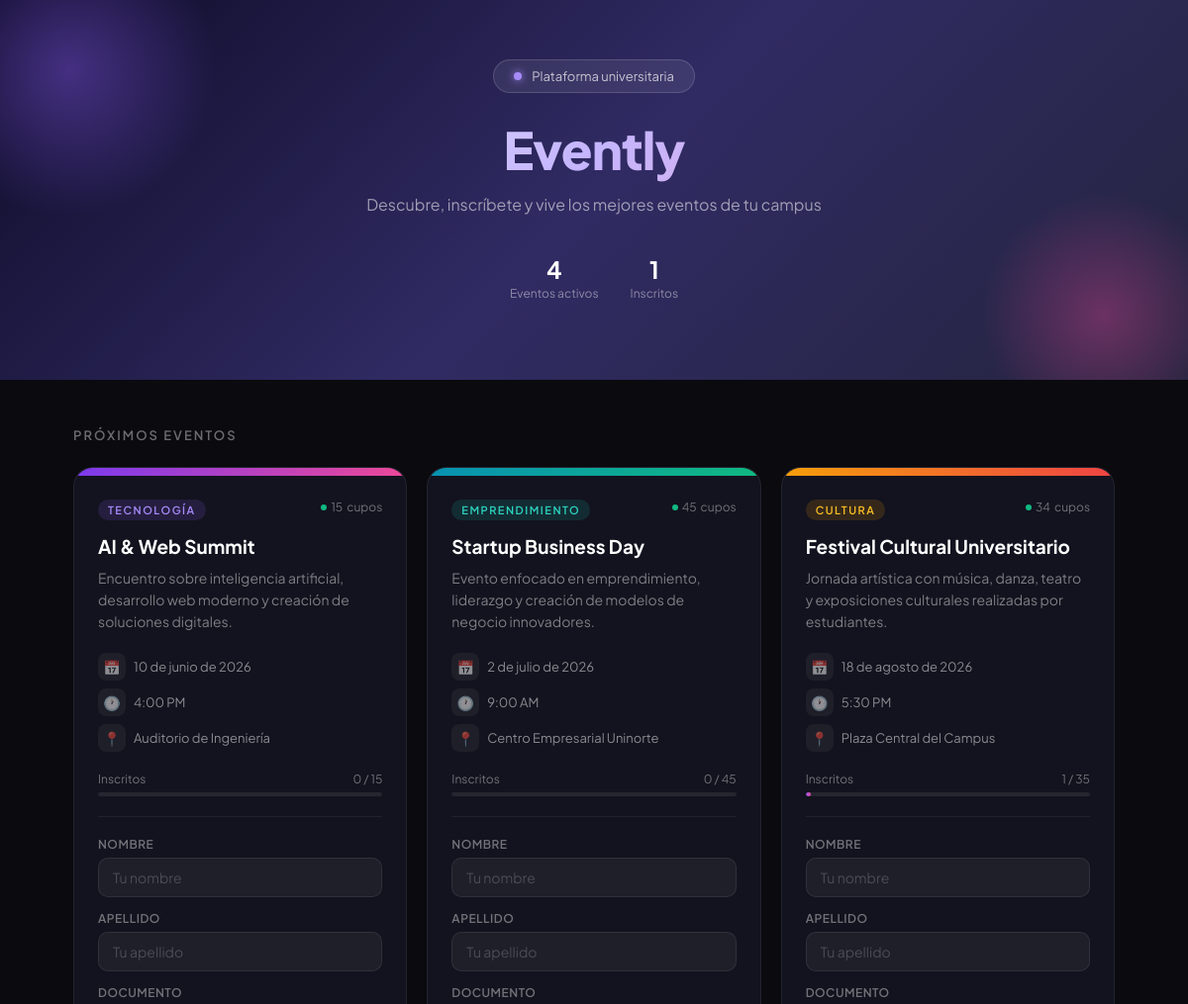
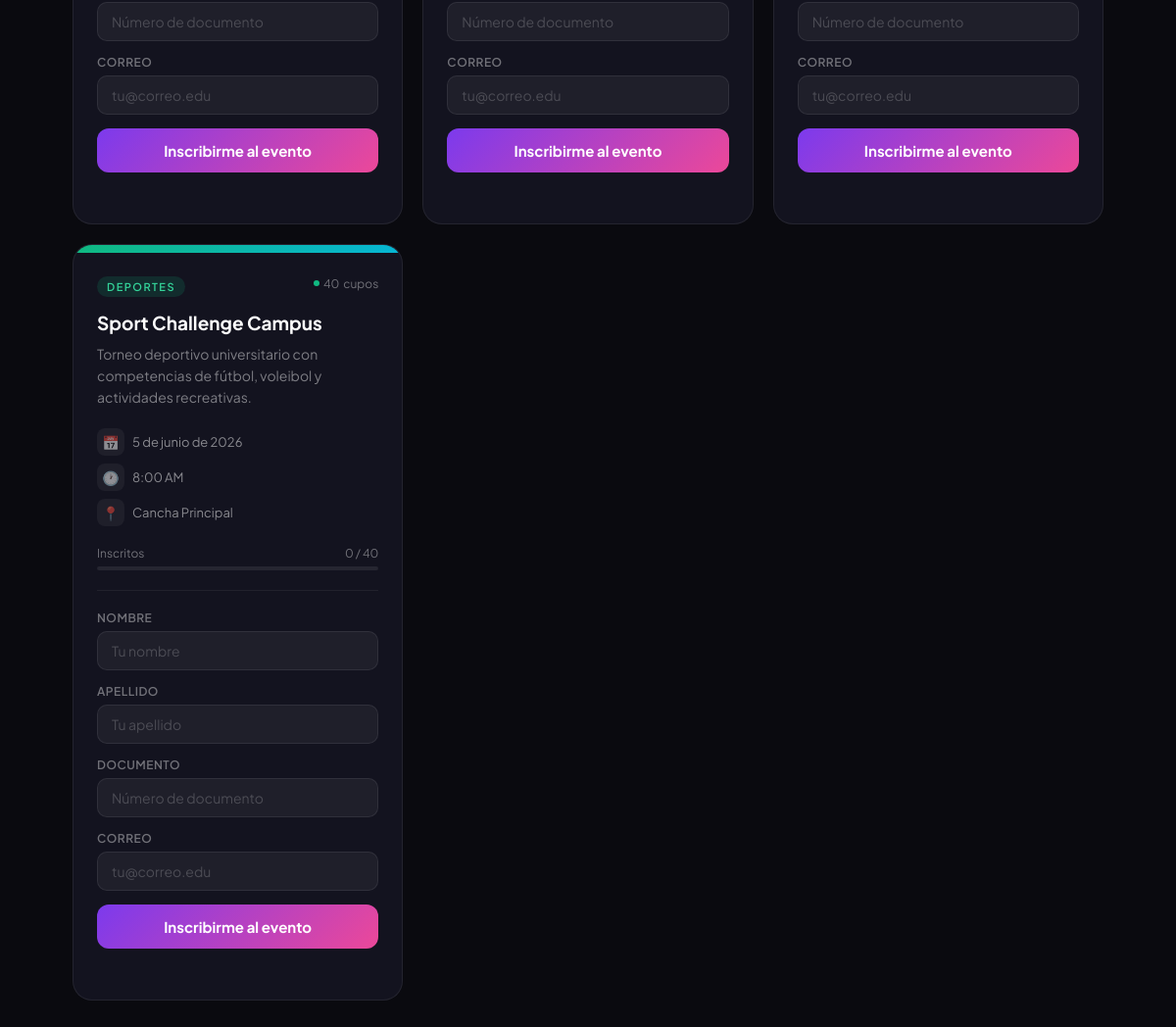
The page / on the database its author committed (2 pictures, top to bottom).
### models/event.py (models this page shows)
class Event(Base):
    __tablename__ = "events"
    id = Column(Integer, primary_key=True, index=True)
    title = Column(String, index=True)
    description = Column(String)
    location = Column(String)
    category = Column(String)
    capacity = Column(Integer)
    event_date = Column(Date)
    event_time = Column(Time)
    registrations = relationship(
        "Registration",
        back_populates="event",
        cascade="all, delete-orphan"
    )

### main.py (the view)
@app.get("/", response_class=HTMLResponse)
def home(request: Request):
    db = SessionLocal()
    events = db.query(Event).all()
    registration_counts = db.query(
        Registration.event_id,
        func.count(Registration.id).label("registered_count")
    ).group_by(Registration.event_id).all()
    registration_counts = {
        event_id: count for event_id, count in registration_counts
    }
    db.close()
    return templates.TemplateResponse(
        request,
        "index.html",
        {
            "events": events,
            "registration_counts": registration_counts
        }
    )

### templates/index.html (shortened to what this page needs)
<!DOCTYPE html>
<html lang="es">
<head>
</head>
<body>
<header class="ev-header">
    <div class="ev-logo"><span></span> Plataforma universitaria</div>
    <h1 class="ev-title">Evently</h1>
    <p class="ev-subtitle">Descubre, inscríbete y vive los mejores eventos de tu campus</p>
    <div class="ev-stats">
        <div class="ev-stat">
            <div class="ev-stat-num">{{ events|length }}</div>
            <div class="ev-stat-label">Eventos activos</div>
        </div>
        <div class="ev-stat">
            <div class="ev-stat-num">{{ registration_counts.values()|sum }}</div>
            <div class="ev-stat-label">Inscritos</div>
        </div>
    </div>
</header>
<div class="ev-container">
    {% if events %}
    <p class="ev-section-title">Próximos eventos</p>
    <div class="ev-grid">
        {% for event in events %}
        {% set registered = registration_counts.get(event.id, 0) %}
        {% set available = event.capacity - registered %}
        {% set pct = (registered / event.capacity * 100) | int if event.capacity > 0 else 0 %}
        {% set colors = ['purple','teal','amber','green','pink'] %}
        {% set color = colors[loop.index0 % 5] %}
        <div class="ev-card"
             data-event-id="{{ event.id }}"
             data-event-capacity="{{ event.capacity }}"
             data-event-registered="{{ registered }}"
             data-event-date="{{ event.event_date or '' }}"
             data-event-time="{{ event.event_time or '' }}">
            <div class="ev-card-banner {{ color }}"></div>
            <div class="ev-card-body">
                <div class="ev-card-top">
                    <span class="ev-category {{ color }}">{{ event.category }}</span>
                    <span class="ev-cupos">
                        <span class="ev-cupos-dot {% if available <= 5 %}low{% endif %} {% if available <= 0 %}full{% endif %}"></span>
                        <span class="available-count">{{ available }}</span> cupos
                    </span>
                </div>
                <h2 class="ev-card-title">{{ event.title }}</h2>
                <p class="ev-card-desc">{{ event.description }}</p>
                <div class="ev-card-meta">
                    <div class="ev-meta-item">
                        <div class="ev-meta-icon">📅</div>
                        <span class="event-date-display">{% if event.event_date %}{{ event.event_date }}{% else %}No definida{% endif %}</span>
                    </div>
                    <div class="ev-meta-item">
                        <div class="ev-meta-icon">🕐</div>
                        <span class="event-time-display">{% if event.event_time %}{{ event.event_time }}{% else %}No definida{% endif %}</span>
                    </div>
                    <div class="ev-meta-item">
                        <div class="ev-meta-icon">📍</div>
                        <span>{{ event.location }}</span>
                    </div>
                </div>
                <div class="ev-progress-wrap">
                    <div class="ev-progress-label">
                        <span>Inscritos</span>
                        <span><span class="registered-count">{{ registered }}</span> / {{ event.capacity }}</span>
                    </div>
                    <div class="ev-progress-bar">
                        <div class="ev-progress-fill" style="width: {{ pct }}%;"></div>
                    </div>
                </div>
                <div class="ev-divider"></div>
                <form class="registration-form">
                    <div class="ev-form-group">
                        <label>Nombre</label>
                        <input type="text" name="first_name" placeholder="Tu nombre" required>
                    </div>
                    <div class="ev-form-group">
                        <label>Apellido</label>
                        <input type="text" name="last_name" placeholder="Tu apellido" required>
                    </div>
                    <div class="ev-form-group">
                        <label>Documento</label>
                        <input type="text" name="document_id" placeholder="Número de documento" required>
                    </div>
                    <div class="ev-form-group">
                        <label>Correo</label>
                        <input type="email" name="email" placeholder="tu@correo.edu" required>
                    </div>
                    <button type="submit" class="ev-btn">Inscribirme al evento</button>
                </form>
                <div class="ev-msg" aria-live="polite"></div>
            </div>
        </div>
        {% endfor %}
    </div>
    {% else %}
    <p class="ev-empty">No hay eventos registrados aún.</p>
    {% endif %}
</div>
</body>
</html>

### rows shown on the page
Event: category "TECNOLOGÍA", capacity "15", title "AI & Web Summit", description "Encuentro sobre inteligencia artificial, desarrollo web moderno y creación de soluciones digitales.", location "Auditorio de Ingeniería", registered "0"
Event: category "EMPRENDIMIENTO", capacity "45", title "Startup Business Day", description "Evento enfocado en emprendimiento, liderazgo y creación de modelos de negocio innovadores.", location "Centro Empresarial Uninorte", registered "0"
Event: category "CULTURA", available "34", title "Festival Cultural Universitario", description "Jornada artística con música, danza, teatro y exposiciones culturales realizadas por estudiantes.", location "Plaza Central del Campus", registered "1", capacity "35", {{ pct }} 2 (drawn)
Event: category "DEPORTES", capacity "40", title "Sport Challenge Campus", description "Torneo deportivo universitario con competencias de fútbol, voleibol y actividades recreativas.", location "Cancha Principal", registered "0"

### other values the page prints
{{ events|length }} "4"
{{ registration_counts.values()|sum }} "1"
